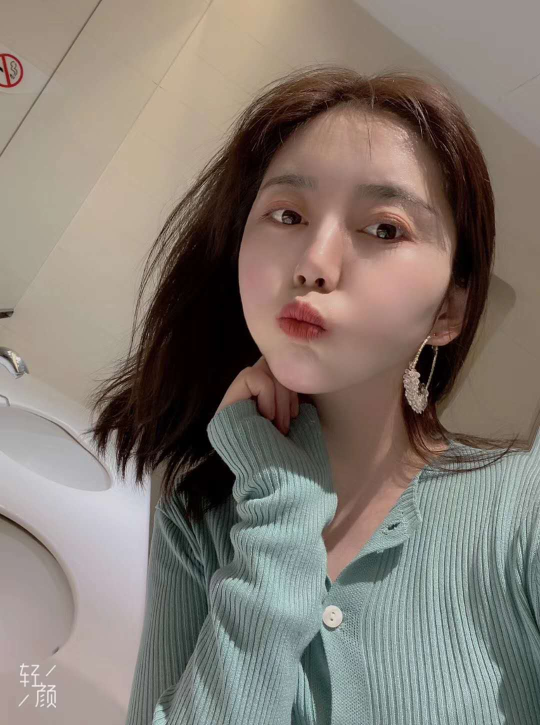
#> input picture images/113312.jpg, 1080 x 1450 px (shown at 1/2 size); its folder holds 4 pictures in this run
$ python image_SVD.py
#> lines starting #> are read from the running program, lines starting #| are printed output that depends on the picture
import numpy as np
from scipy.linalg import svd
from PIL import Image
import matplotlib.pyplot as plt

# 定义函数,取前k个特征对图像进行还原
def get_image_feature(s, k):
    # 对于s只保留前k个特征值
    s_temp = np.zeros(s.shape[0])
    s_temp[0:k] = s[0:k]
    s = s_temp * np.identity(s.shape[0]) # 生成主对角特征方阵
    # p,s,q重构矩阵
    temp = np.dot(p, s)
    temp = np.dot(temp, q)
    plt.imshow(temp, cmap=plt.cm.gray, interpolation='nearest')
    plt.savefig('./images/113312_{}.jpg'.format(k))
    plt.show()
    print(A-temp)

# 加载图片
image = Image.open('./images/113312.jpg').convert('L')
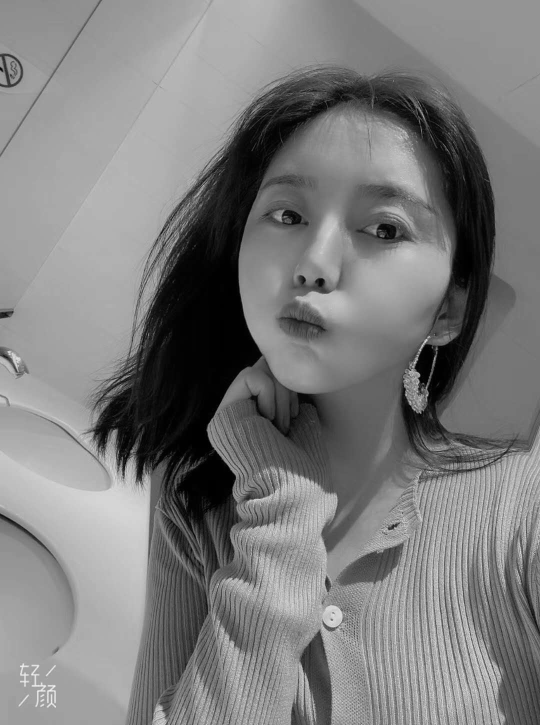
#> image: PIL image 1080x1450 L (shown at 1/2 size); min 0, max 249, mean 124.3
image.save('./images/113312_L.jpg')
A = np.array(image)
print(A.shape)
#| (1450, 1080)
# 显示原图像
plt.imshow(A, cmap=plt.cm.gray, interpolation='nearest')
plt.show()

# 对图像矩阵进行奇异值分解
p, s, q = svd(A, full_matrices=False)
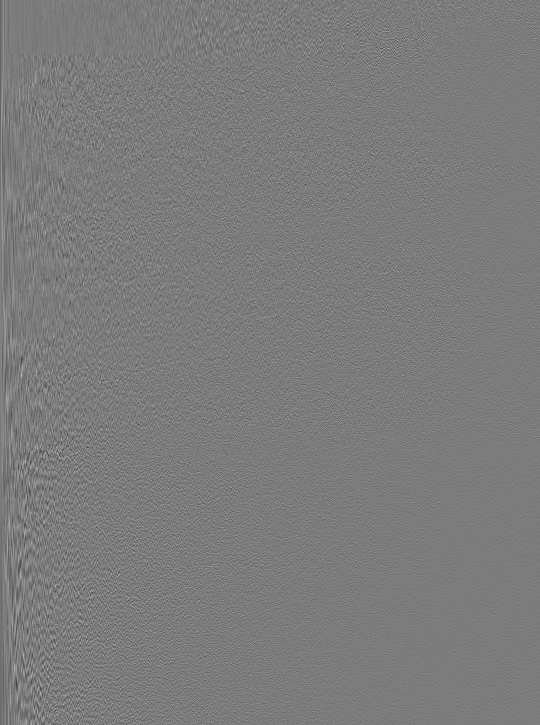
#> p: shape (1450, 1080) float32 (shown at 1/2 size); min -0.188, max 0.198, mean -1.69e-05; drawn with min black and max white
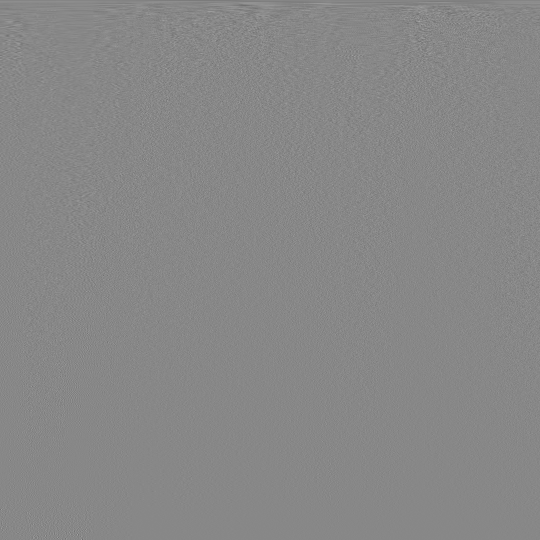
#> q: shape (1080, 1080) float32 (shown at 1/2 size); min -0.535, max 0.47, mean -3.5e-05; drawn with min black and max white
#> s = 1080 values, max 160482.2 at index 0, min 1.31 at index 1079, mean 611.9
# 取前k个特征对图像进行还原,k分别取1%,10%,50%
get_image_feature(s, 10)
#> in get_image_feature, `temp = np.dot(p, s)`:
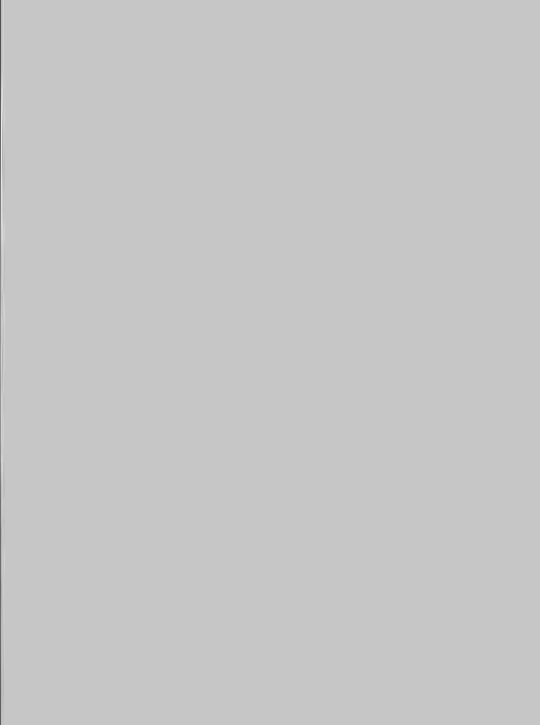
#> temp: shape (1450, 1080) float64 (shown at 1/2 size); min -5012, max 1418.8, mean -3.7; drawn with min black and max white
#> in get_image_feature, `temp = np.dot(temp, q)`:
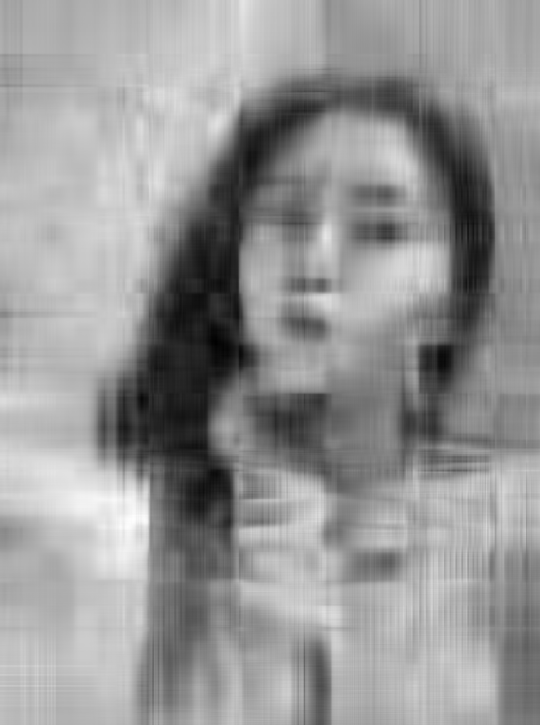
#> temp: shape (1450, 1080) float64 (shown at 1/2 size); min -28.3, max 230.9, mean 124.3; drawn with min black and max white
#> (printed output is left out)
get_image_feature(s, 108)
#> (printed output is left out)
get_image_feature(s, 540)
#> (printed output is left out)
